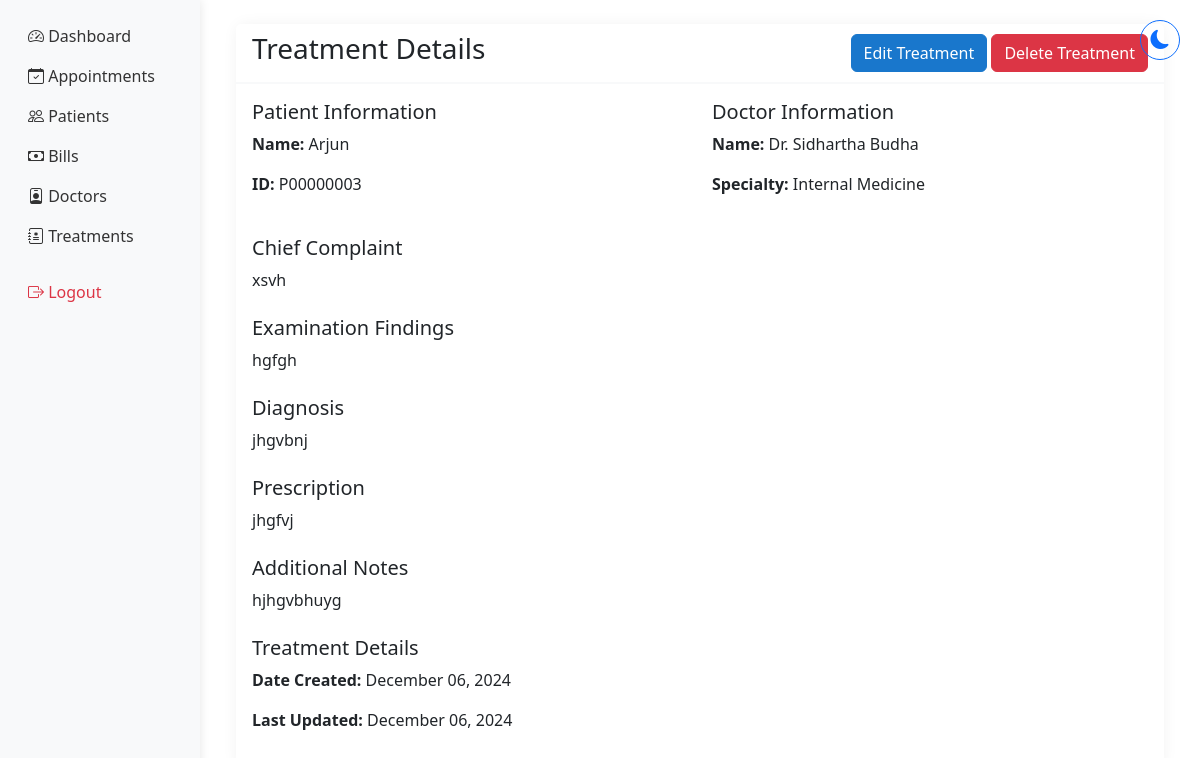
/treatment/3/view/ (signed in), run on an earlier commit of the app's database.
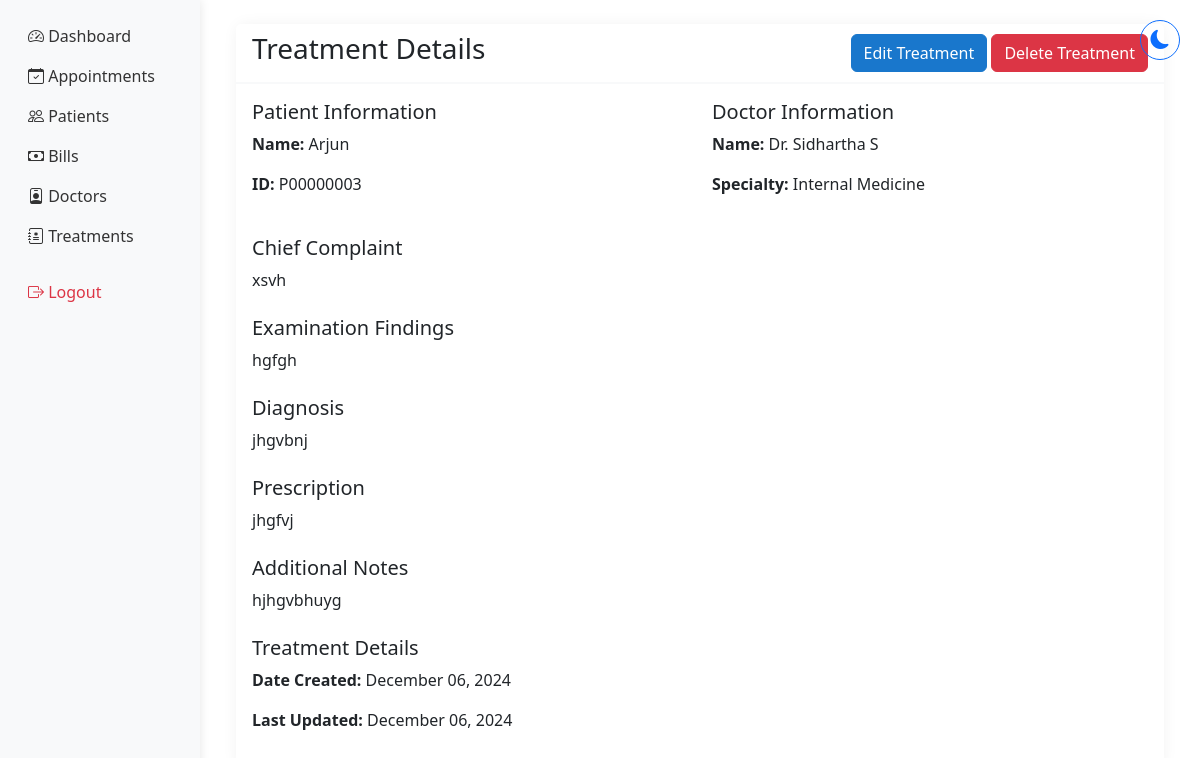
And on a later commit of the database.
### hmsapp/models.py (models this page shows, shortened)
class Treatment(models.Model):
    patient = models.ForeignKey(Patient, on_delete=models.CASCADE, related_name='treatments')
    doctor = models.ForeignKey(DoctorProfile, on_delete=models.CASCADE, related_name='treatments')
    appointment = models.OneToOneField(Appointment, on_delete=models.CASCADE, null=True, blank=True)
    chief_complaint = models.TextField()
    examination_findings = models.TextField()
    drug_history = models.TextField(blank=True)
    diagnosis = models.TextField()
    prescription = models.TextField()
    notes = models.TextField(blank=True)
    created_at = models.DateTimeField(auto_now_add=True)
    updated_at = models.DateTimeField(auto_now=True)
    class Meta:
        ordering = ['-created_at']

class DoctorProfile(models.Model):
    user = models.OneToOneField(User, on_delete=models.CASCADE)
    specialty = models.ForeignKey('Specialty', on_delete=models.SET_NULL, null=True)
    license_number = models.CharField(max_length=50, unique=True)
    phone_number = models.CharField(max_length=15, validators=[phone_regex])
    address = models.TextField(blank=True)
    doctor_id = models.CharField(max_length=6, unique=True, blank=True)
    profile_picture = models.ImageField(
        upload_to='doctors/profile_pics/',
        null=True,
        blank=True,
        validators=[FileExtensionValidator(['jpg', 'jpeg', 'png'])]
    )
    google_calendar_enabled = models.BooleanField(default=False)
    google_calendar_credentials = models.JSONField(null=True, blank=True)
    created_at = models.DateTimeField(auto_now_add=True)
    updated_at = models.DateTimeField(auto_now=True)

class Patient(models.Model):
    BLOOD_GROUPS = [
        ('A+', 'A+'), ('A-', 'A-'),
        ('B+', 'B+'), ('B-', 'B-'),
        ('O+', 'O+'), ('O-', 'O-'),
        ('AB+', 'AB+'), ('AB-', 'AB-'),
    ]
    GENDER_CHOICES = [
        ('MALE', 'Male'),
        ('FEMALE', 'Female'),
        ('OTHER', 'Other'),
    ]
    user = models.OneToOneField(User, on_delete=models.CASCADE)  # Changed to OneToOneField
    patient_name = models.CharField(max_length=100)  # Removed blank=True
    date_of_birth = models.DateField()
    blood_group = models.CharField(max_length=5, choices=BLOOD_GROUPS)  # Added choices
    gender = models.CharField(max_length=10, choices=GENDER_CHOICES)  # Added choices
    nationality = models.CharField(max_length=50)
    referred_by = models.CharField(max_length=100, blank=True)
    phone_number = models.CharField(max_length=15, validators=[phone_regex])
    address = models.TextField(blank=True)
    emergency_contact_name = models.CharField(max_length=100)
    emergency_contact_phone = models.CharField(max_length=15, validators=[phone_regex])
    medical_history = models.TextField(blank=True)
    drug_allergies = models.TextField(blank=True)
    food_allergies = models.TextField(blank=True)
    created_at = models.DateTimeField(auto_now_add=True)
    updated_at = models.DateTimeField(auto_now=True)
    patient_id = models.CharField(max_length=9, unique=True, blank=True)
    profile_picture = models.ImageField(
        upload_to='patients/profile_pics/',
        null=True,
        blank=True,
        validators=[FileExtensionValidator(['jpg', 'jpeg', 'png'])]
    )

class Specialty(models.Model):
    specialty_name = models.CharField(max_length=100)
    description = models.TextField(blank=True)
    class Meta:
        verbose_name_plural = "Specialties"
    def __str__(self):
        return self.specialty_name

### hmsapp/views.py (the view)
# urls.py: path('treatment/<int:treatment_id>/view/', views.view_treatment, name='view_treatment'),
@login_required
@user_passes_test(lambda u: u.groups.filter(name__in=['Staff', 'Administrators', 'Doctors']).exists())
def view_treatment(request, treatment_id):
    treatment = get_object_or_404(Treatment, id=treatment_id)
    context = {
        'treatment': treatment
    }
    return render(request, 'shared/view_treatment.html', context)

### hmsapp/context_processors.py (called while the page is built)
def base_template(request):
    if request.user.is_authenticated:
        if request.user.groups.filter(name='Doctors').exists():
            base_template = 'doctor/base_doctor.html'
        elif request.user.groups.filter(name='Administrators').exists():
            base_template = 'hosp_admin/base_admin.html'
        else:
            base_template = 'staff/base_staff.html'
    else:
        base_template = 'staff/base_staff.html'
    return {'base_template': base_template}

### hmsapp/templates/shared/view_treatment.html (shortened to what this page needs)
{% extends base_template %}
{% load static %}
{% block content %}
<div class="container mt-4">
    <div class="card">
        <div class="card-header d-flex justify-content-between align-items-center">
            <h3>Treatment Details</h3>
            <div>
                <a href="{% url 'edit_treatment' treatment.id %}" class="btn btn-primary">Edit Treatment</a>
                <button type="button" class="btn btn-danger" data-bs-toggle="modal" data-bs-target="#deleteModal">
                    Delete Treatment
                </button>
            </div>
        </div>
        <div class="card-body">
            <div class="row mb-4">
                <div class="col-md-6">
                    <h5>Patient Information</h5>
                    <p><strong>Name:</strong> {{ treatment.patient.patient_name }}</p>
                    <p><strong>ID:</strong> {{ treatment.patient.patient_id }}</p>
                </div>
                <div class="col-md-6">
                    <h5>Doctor Information</h5>
                    <p><strong>Name:</strong> Dr. {{ treatment.doctor.user.get_full_name }}</p>
                    <p><strong>Specialty:</strong> {{ treatment.doctor.specialty }}</p>
                </div>
            </div>
            <div class="mb-4">
                <h5>Chief Complaint</h5>
                <p>{{ treatment.chief_complaint }}</p>
            </div>
            <div class="mb-4">
                <h5>Examination Findings</h5>
                <p>{{ treatment.examination_findings }}</p>
            </div>
            <div class="mb-4">
                <h5>Diagnosis</h5>
                <p>{{ treatment.diagnosis }}</p>
            </div>
            <div class="mb-4">
                <h5>Prescription</h5>
                <p>{{ treatment.prescription }}</p>
            </div>
            {% if treatment.notes %}
            <div class="mb-4">
                <h5>Additional Notes</h5>
                <p>{{ treatment.notes }}</p>
            </div>
            {% endif %}
            <div class="mb-4">
                <h5>Treatment Details</h5>
                <p><strong>Date Created:</strong> {{ treatment.created_at|date:"F d, Y" }}</p>
                <p><strong>Last Updated:</strong> {{ treatment.updated_at|date:"F d, Y" }}</p>
            </div>
        </div>
    </div>
</div>
{% endblock %}

What changed in the data, as far as the page shows it:
changed through a linked row, Treatment "xsvh": doctor.user.get_full_name "Sidhartha Budha" → "Sidhartha S"
